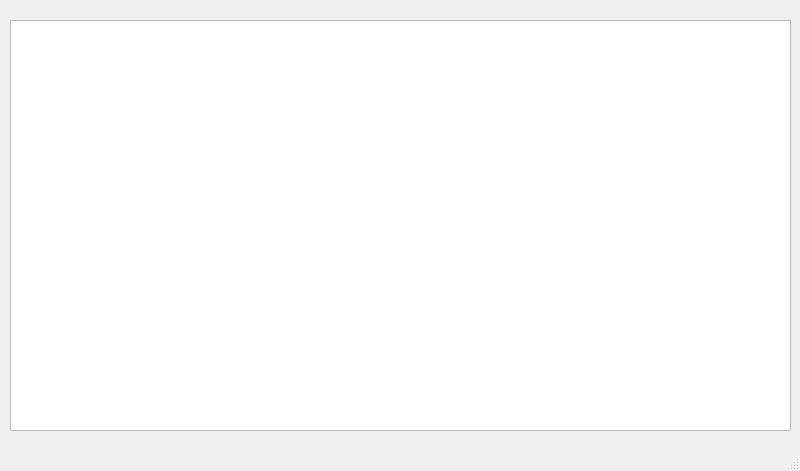
<?xml version="1.0" encoding="UTF-8"?>
<ui version="4.0">
 <class>MainWindow</class>
 <widget class="QMainWindow" name="MainWindow">
  <property name="geometry">
   <rect>
    <x>0</x>
    <y>0</y>
    <width>800</width>
    <height>471</height>
   </rect>
  </property>
  <property name="windowTitle">
   <string>MainWindow</string>
  </property>
  <widget class="QWidget" name="centralwidget">
   <widget class="QWidget" name="verticalLayoutWidget">
    <property name="geometry">
     <rect>
      <x>10</x>
      <y>20</y>
      <width>781</width>
      <height>411</height>
     </rect>
    </property>
    <layout class="QVBoxLayout" name="verticalLayout">
     <item>
      <widget class="QTableView" name="tableView"/>
     </item>
    </layout>
   </widget>
  </widget>
  <widget class="QMenuBar" name="menubar">
   <property name="geometry">
    <rect>
     <x>0</x>
     <y>0</y>
     <width>800</width>
     <height>26</height>
    </rect>
   </property>
  </widget>
  <widget class="QStatusBar" name="statusbar"/>
 </widget>
 <resources/>
 <connections/>
</ui>
